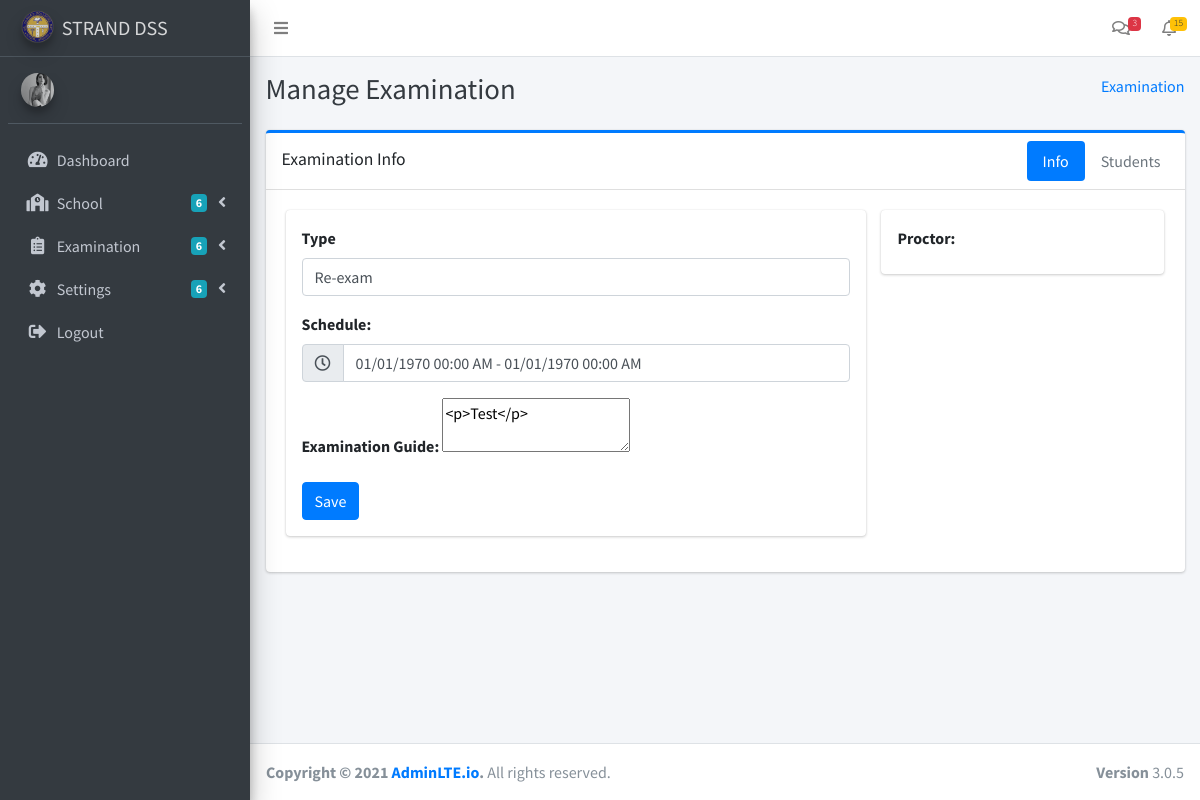
Page /school/manage_exam.php?id=3 (signed in) on the committed database.
### tables this page shows
CREATE TABLE `exams` (
  `exam_id` int(11) NOT NULL,
  `exam_type` varchar(100) NOT NULL,
  `exam_guide` text NOT NULL,
  `exam_date_s` varchar(50) NOT NULL,
  `exam_date_e` varchar(50) NOT NULL,
  `exam_status` varchar(10) NOT NULL DEFAULT 'Inactive',
  `exam_handler` int(11) NOT NULL,
  `date_created` timestamp NOT NULL DEFAULT current_timestamp(),
  `date_updated` timestamp NULL DEFAULT NULL ON UPDATE current_timestamp()
);

### school/manage_exam.php (the view, shortened to what this page needs)
<?php
include('include/header.php');
include('include/sidebar.php');
$e_id = $_REQUEST['id'];
$sql = "SELECT * FROM exams WHERE exam_id = '$e_id'";
$result = $conn->query($sql);
if ($result->num_rows > 0) {
  while ($row = $result->fetch_assoc()) {
    $exam_type = $row['exam_type'];
    $exam_guide = $row['exam_guide'];
    $exam_date_s = $row['exam_date_s'];
    $exam_date_e = $row['exam_date_e'];
  }
}
?>
<div class="content-wrapper">
  <div class="content-header">
    <div class="container-fluid">
      <div class="row mb-2">
        <div class="col-sm-6">
          <h1 class="m-0 text-dark">Manage Examination</h1>
        </div>
        <div class="col-sm-6">
          <ol class="breadcrumb float-sm-right">
            <li class="breadcrumb-item active"><a href="exam_examination.php">Examination</a></li>
          </ol>
        </div>
      </div>
    </div>
  </div>
  <section class="content">
    <div class="container-fluid">
      <div class="row">
        <div class="col-md-12">
          <div class="card card-primary card-outline">
            <div class="card-header d-flex p-0">
              <h3 class="card-title p-3">Examination Info</h3>
              <ul class="nav nav-pills ml-auto p-2" id="myTab">
                <li class="nav-item"><a class="nav-link active" href="#tab_1" data-toggle="tab">Info</a></li>
                <li class="nav-item"><a class="nav-link" href="#tab_3" data-toggle="tab">Students</a></li>
              </ul>
            </div>
            <div class="card-body">
              <div class="tab-content">
                <div class="tab-pane active" id="tab_1">
                  <div class="row">
                    <div class="col-md-8">
                      <div class="card">
                        <form action="update_examinfo.php" method="POST" enctype="multipart/form-data">
                          <div class="form-group mt-3 ml-3 mr-3">
                            <label>Type</label>
                            <input type="text" class="form-control" placeholder="Examination Type" name="exam_type" value="<?php echo $exam_type; ?>" />
                          </div>
                          <div class="form-group ml-3 mr-3">
                            <label>Schedule:</label>
                            <div class="input-group">
                              <div class="input-group-prepend">
                                <span class="input-group-text"><i class="far fa-clock"></i></span>
                              </div>
                              <input type="text" class="form-control" id="exam_sched" name="exam_sched" value="<?php echo date("m/d/Y H:i A", strtotime($exam_date_s)) . ' - ' . date("m/d/Y H:i A", strtotime($exam_date_e)); ?>">
                            </div>
                          </div>
                          <div class="form-group ml-3 mr-3">
                            <label>Examination Guide:</label>
                            <textarea class="textarea" name="guide" id="guide"><?php echo stripcslashes($exam_guide) ?></textarea>
                          </div>
                          <div class="form-group ml-3 mr-3">
                            <button type="submit" name="save" class="btn btn-primary">Save</button>
                          </div>
                        </form>
                      </div>
                    </div>
                    <div class="col-md-4">
                      <div class="card">
                        <div class="form-group mt-3 ml-3 mr-3">
                          <label>Proctor:</label>
                        </div>
                      </div>
                    </div>
                  </div>
                </div>
              </div>
            </div>
          </div>
        </div>
      </div>
  </section>
</div>
<?php
include('include/footer.php');
?>

### rows in the picture
exams: exam_type "Re-exam", exam_sched "01/01/1970 00:00 AM - 01/01/1970 00:00 AM", guide "<p>Test</p>"
